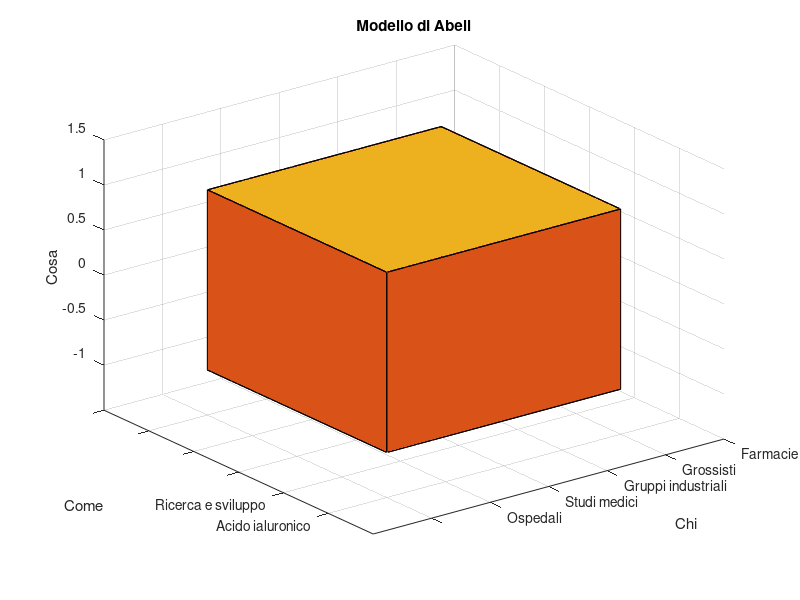

Here is the MATLAB script that generated this plot:
clc 
clear
close all

a = -pi : pi/2 : pi;                                % Define Corners
ph = pi/4;                                          % Define Angular Orientation (‘Phase’)
x = [cos(a+ph); cos(a+ph)]/cos(ph);
y = [sin(a+ph); sin(a+ph)]/sin(ph);
z = [-ones(size(a)); ones(size(a))];
figure
surf(x, y, z, 'FaceColor',[0.8500 0.3250 0.0980])                      % Plot Cube
hold on
patch(x', y', z', [0.9290 0.6940 0.1250])                              % Make Cube Appear Solid
hold off
axis([ -1  1    -1  1    -1  1]*1.5)
xlabel('Chi')
xticks(-1:0.5:1.5)
xticklabels({'', 'Ospedali', 'Studi medici','Gruppi industriali', 'Grossisti', 'Farmacie'})
ylabel('Come')
yticks(-1:0.5:1.5)
yticklabels({'Acido ialuronico', 'Ricerca e sviluppo'})
zlabel('Cosa')
zticks(-1:0.5:1.5)
%zticklabels({'', 'Salute articolare', 'Riparazione tissutale', 'Oftalmologia', 'Ginecologia', 'Medicina Estetica', 'Neuroscienze', 'Cardiovascolare', '', '', '', ''})
title('Modello di Abell')
grid on
